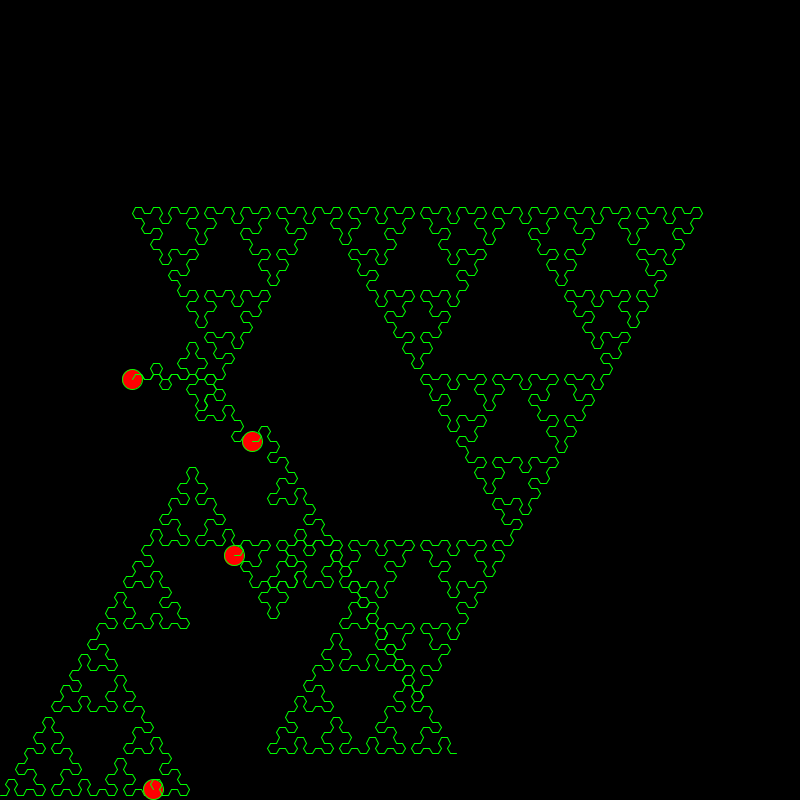
Frame 1 (no input)
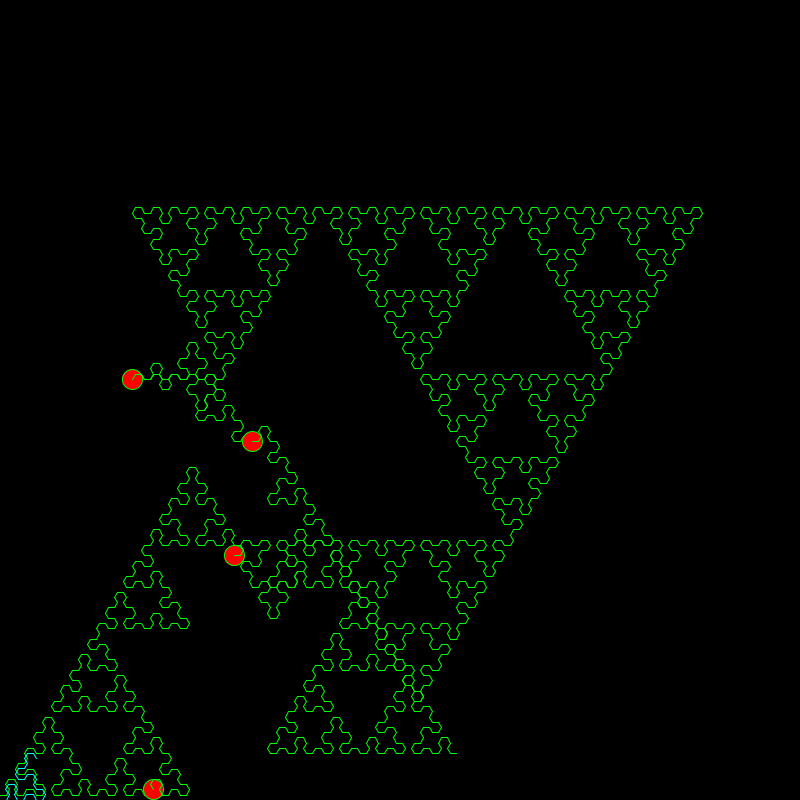
Frame 60 (the mouse pressed at the canvas centre just before this capture)
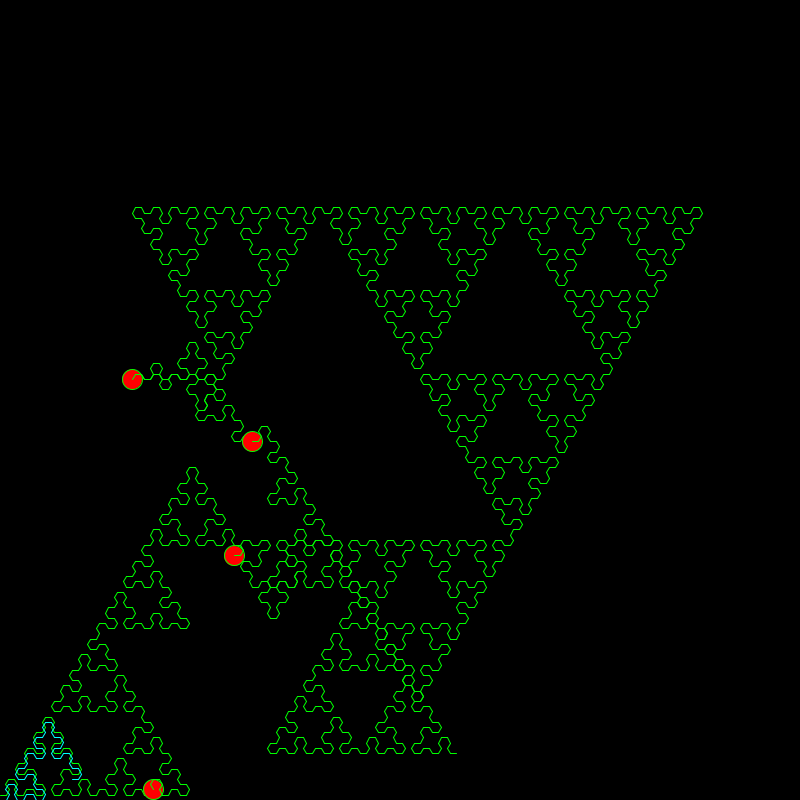
Frame 120 (the mouse held since frame 60 and released just before this capture)

The Processing sketch that drew these frames (run headless with seeded random() and noise(); from frame 60 on, the mouse is pressed at the canvas centre):

// Processing sketch: arrowheadTurtleMutation
// ── arrowheadTurtleMutation.pde
// simple turtle
// the turtles name is greg he is a pvector that is updated in
// mutation is in expression. plotted

float intheta =0;//turtle's theta
PVector greg;


String code = "x";
float ln = 6;

int index=0;
void setup() {
  size(800, 800);
  //fullScreen();
  background(0);
  stroke(0, 255, 0);
  greg = new PVector(0, height-5);
 // make the code
  for (int i =0; i<7; i++) {
    ruleSub();
  }
  println(code.length());
  plotCodeMut();
  println(code.length());
  greg.x = 0;
  greg.y = height;
  intheta =0;
  stroke(0,255,255);
}

// simple turtle functions forward() right() left()
void forward(float amt) {

  float x2 = greg.x +amt *cos(radians(intheta));
  float y2 = greg.y +amt *sin(radians(intheta));
 
  line(greg.x, greg.y, x2, y2);
  // set the x and y to new position
  greg.x = x2;
  greg.y = y2;
}

void right(float deg) {
  intheta += deg;
  intheta = intheta%360;
}

void left(float deg) {
  intheta -= deg;
  intheta = intheta%360;
}


void ruleSub() {
  String result = "";
  for (int i =0; i<code.length(); i++) {
    if (code.charAt(i) == 'x') {      // must use char at cant uses code[i]
      result += "y+x+y";
    } else if (code.charAt(i) == 'y') {
      result += "x-y-x";
    } else {
      result += code.charAt(i);
    }
  }
  code = result;
}

void plotCode() {
  for (int i =0; i<code.length(); i++) {
   // println(i);
    char op = code.charAt(i);
    switch(op) {
    case 'x':
      forward(ln);
      break;
    case 'y':
      forward(ln);
      break;
    case '+':
      left(60);
      break;
    case '-':
      right(60);
      break;
    default:
      println("None");   // don't match the switch parameter
      break;
    }
  }
}

void plotCodeMut() {
  char op;
  for (int i =0; i<code.length(); i++) {
    if( floor(random(1000)) == 1){
     println("mutation!!!");
     fill(255,0,0);
     ellipse(greg.x,greg.y,20,20);
     op = '+';
    }else{
    op = code.charAt(i);
    }
    switch(op) {
    case 'x':
      forward(ln);
      break;
    case 'y':
      forward(ln);
      break;
    case '+':
      left(60);
      break;
    case '-':
      right(60);
      break;
    default:
      println("None");   // don't match the switch parameter
      break;
    }
  }
}

void animateCode(int index) {
   
    char op = code.charAt(index);
    switch(op) {
    case 'x':
      forward(ln);
      break;
    case 'y':
      forward(ln);
      break;
    case '+':
      left(60);
      break;
    case '-':
      right(60);
      break;
    default:
      println("None");   // don't match the switch parameter
      break;
    }
  
}
void draw() {
  //stroke(255,0,0);
  animateCode(index);
  index++;
  
  if (index >code.length()-1){
   background(0);
   index=0;
   greg.x =0;
   greg.y =height;
   intheta=0;
   stroke(random(255),random(255),random(255));
    
  }
   
  
}
